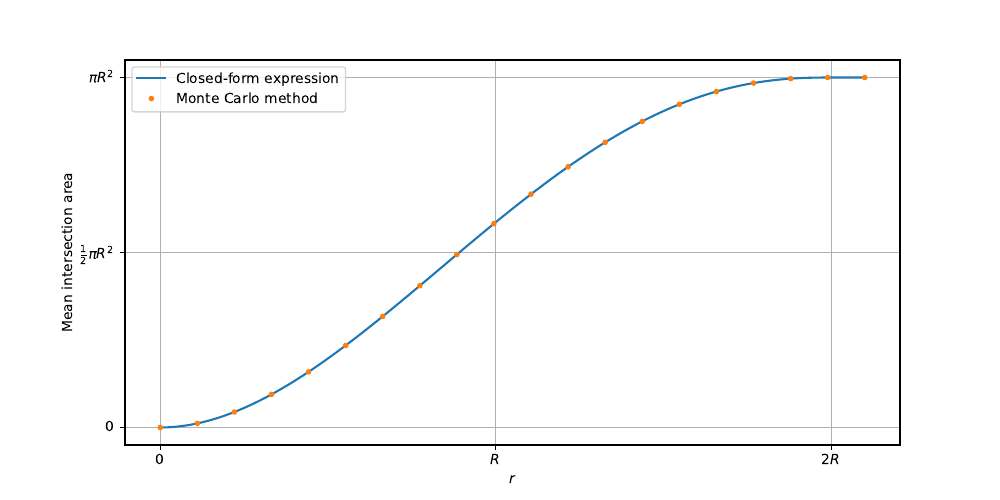

Recreate this plot in Python.
import numpy as np
import matplotlib.pyplot as plt

from lpa.input import overlap

R = 10
r_ana = np.linspace(0.01, 2*R, 100)
r_sim = np.linspace(0.01, 2*R, 20)

plt.figure(figsize=(10,5))
plt.plot(
    r_ana,
    overlap.mean_circle_circle_analytic(r_ana, R),
    label=r"Closed-form expression",
)
plt.plot(
    r_sim,
    overlap.mean_circle_circle_simulation(r_sim, R),
    '.',
    label=r"Monte Carlo method",
)
plt.ylabel("Mean intersection area")
plt.xlabel("$r$")
plt.legend()
plt.grid()
plt.yticks(
    [
        0,
        np.pi*R**2/2,
        np.pi*R**2,
    ],
    [
        r"$0$",
        r"$\frac{1}{2}\pi R^2$",
        r"$\pi R^2$",
    ],
)
plt.xticks(
    [
        0,
        R,
        2*R,
    ],
    [
        r"$0$",
        r"$R$",
        r"$2R$",
    ],
)
plt.savefig("mean_circle_circle.pdf")
